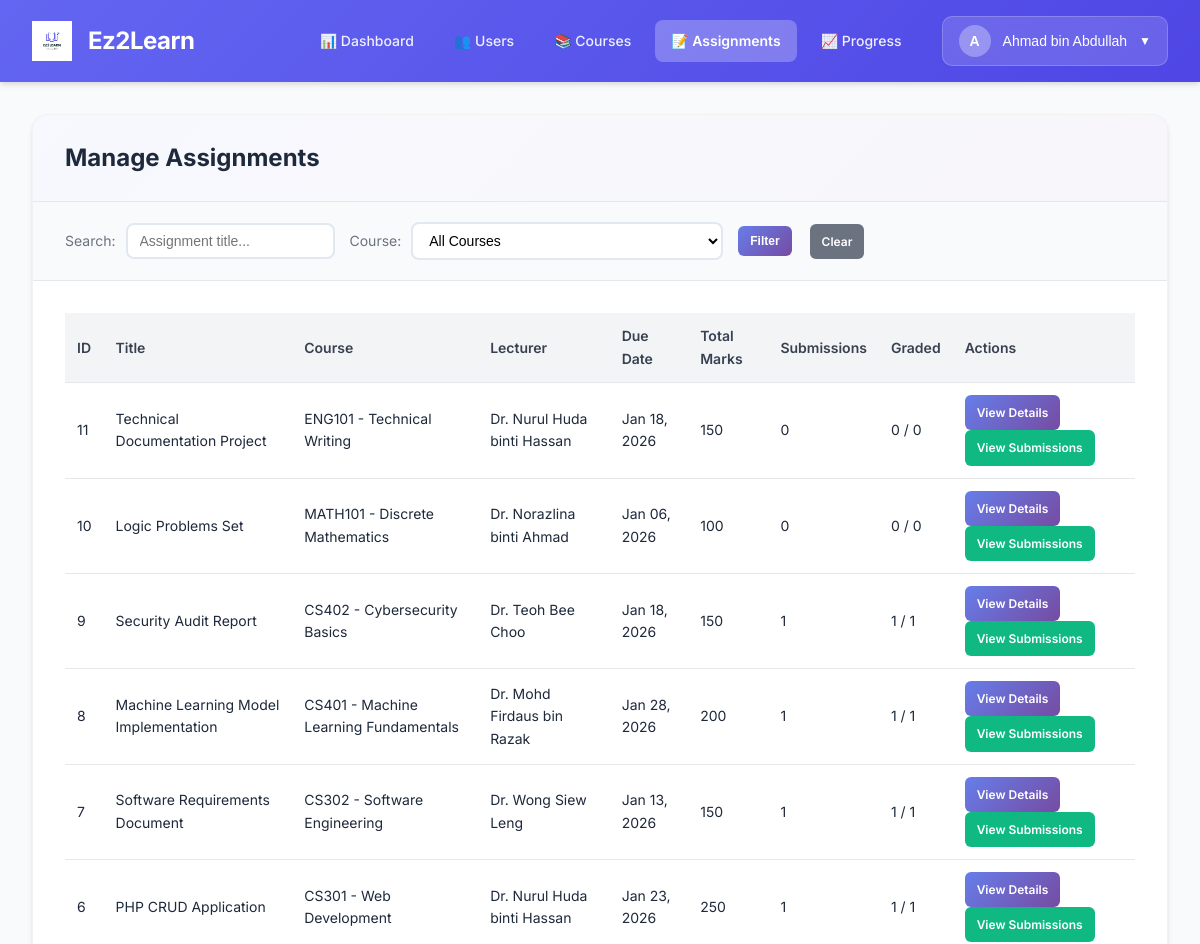
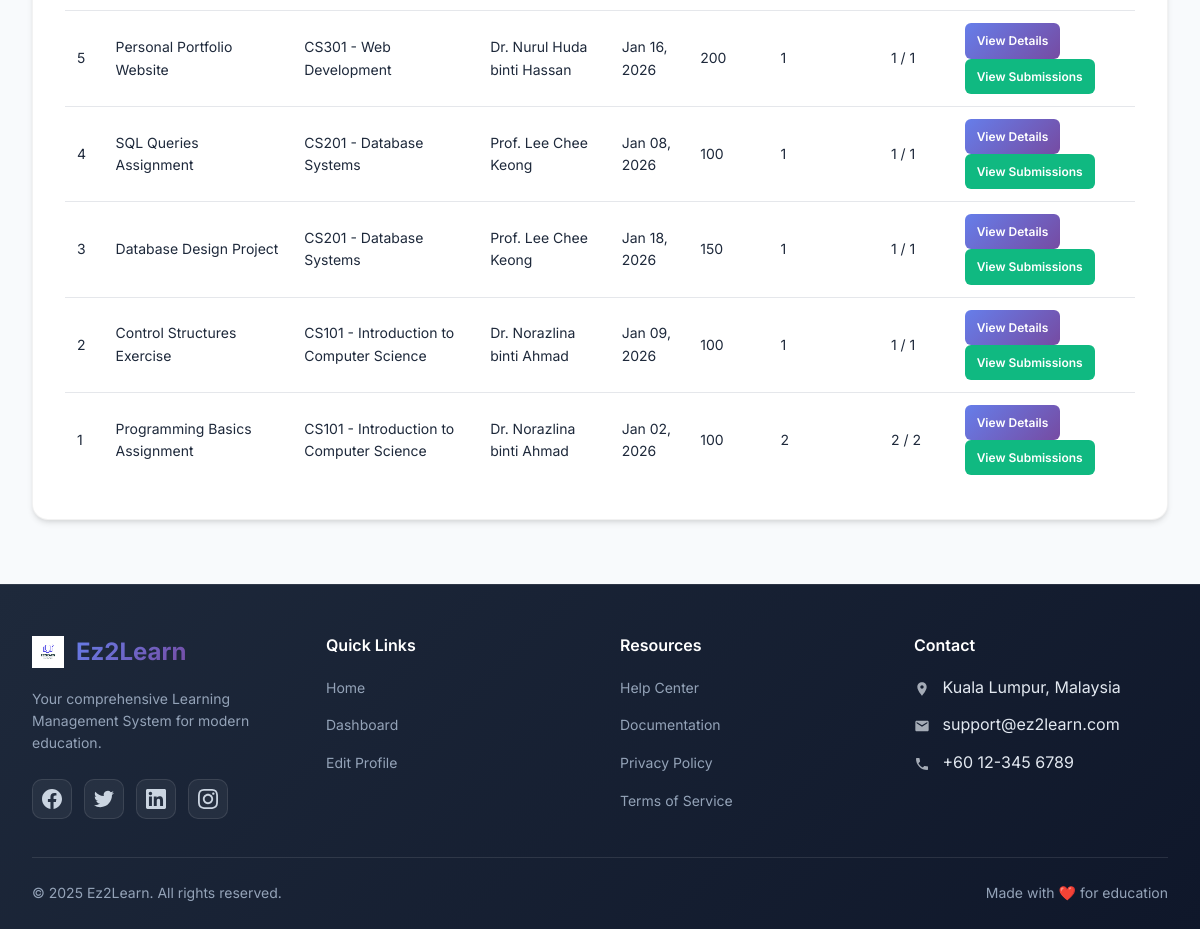
The app's page /admin/module-assignments/index.php (signed in) with its own data (2 pictures, top to bottom).
### tables this page shows
CREATE TABLE assignments (
    assignment_id INT AUTO_INCREMENT PRIMARY KEY,
    course_id INT NOT NULL,
    lecturer_id INT NOT NULL,
    title VARCHAR(150) NOT NULL,
    description TEXT,
    due_date DATE,
    total_marks INT,
    FOREIGN KEY (course_id) REFERENCES courses(course_id),
    FOREIGN KEY (lecturer_id) REFERENCES users(user_id)
);

CREATE TABLE courses (
    course_id INT AUTO_INCREMENT PRIMARY KEY,
    course_code VARCHAR(20) UNIQUE NOT NULL,
    course_name VARCHAR(100) NOT NULL,
    description TEXT,
    status ENUM('open','closed') DEFAULT 'open'
);

CREATE TABLE users (
    user_id INT AUTO_INCREMENT PRIMARY KEY,
    name VARCHAR(100) NOT NULL,
    email VARCHAR(100) UNIQUE NOT NULL,
    password VARCHAR(255) NOT NULL,
    role ENUM('admin','lecturer','student') NOT NULL,
    status ENUM('active','inactive') DEFAULT 'active',
    created_at TIMESTAMP DEFAULT CURRENT_TIMESTAMP
);

### admin/module-assignments/index.php (the view, shortened to what this page needs)
<?php
$db_host = 'localhost';
$db_user = 'root';
$db_pass = '';
$db_name = 'ez2learn';
$conn = mysqli_connect($db_host, $db_user, $db_pass, $db_name);
$search = $_GET['search'] ?? '';
$where_conditions = [];
$where_clause = !empty($where_conditions) ? 'WHERE ' . implode(' AND ', $where_conditions) : '';
$query = "
    SELECT
        a.assignment_id, a.title, a.description, a.due_date, a.total_marks,
        c.course_code, c.course_name,
        u.name as lecturer_name,
        COUNT(DISTINCT s.student_id) as submission_count,
        COUNT(DISTINCT CASE WHEN s.marks IS NOT NULL THEN s.student_id END) as graded_count
    FROM assignments a
    LEFT JOIN courses c ON a.course_id = c.course_id
    LEFT JOIN users u ON a.lecturer_id = u.user_id
    LEFT JOIN submissions s ON a.assignment_id = s.assignment_id
    $where_clause
    GROUP BY a.assignment_id
    ORDER BY a.assignment_id DESC
";
$stmt = mysqli_prepare($conn, $query);
mysqli_stmt_execute($stmt);
$result = mysqli_stmt_get_result($stmt);
$assignments = mysqli_fetch_all($result, MYSQLI_ASSOC);
require_once '../../includes/header-admin.php';
?>
    <div class="container">
        <div class="page-container">
            <div class="page-header">
                <h1 class="page-title">Manage Assignments</h1>
            </div>
            <div class="filters">
                <form method="GET" style="display: flex; gap: 15px; flex-wrap: wrap; width: 100%;">
                    <div class="filter-group">
                        <label>Search:</label>
                        <input type="text" name="search" value="<?php echo htmlspecialchars($search); ?>" placeholder="Assignment title...">
                    </div>
                    <div class="filter-group">
                        <label>Course:</label>
                        <select name="course_filter">
                            <option value="0">All Courses</option>
                        </select>
                    </div>
                    <div class="filter-group">
                        <button type="submit" class="btn-action btn-view">Filter</button>
                        <a href="index.php" class="btn-action btn-submissions" style="background: #6b7280;">Clear</a>
                    </div>
                </form>
            </div>
            <div class="content">
                <div class="table-wrapper">
                    <table>
                        <thead>
                            <tr>
                                <th>ID</th>
                                <th>Title</th>
                                <th>Course</th>
                                <th>Lecturer</th>
                                <th>Due Date</th>
                                <th>Total Marks</th>
                                <th>Submissions</th>
                                <th>Graded</th>
                                <th>Actions</th>
                            </tr>
                        </thead>
                        <tbody>
                            <?php if (empty($assignments)): ?>
                                <tr>
                                    <td colspan="9" style="text-align: center; padding: 40px; color: #6b7280;">No assignments found</td>
                                </tr>
                            <?php else: ?>
                                <?php foreach ($assignments as $assignment): ?>
                                    <tr>
                                        <td><?php echo $assignment['assignment_id']; ?></td>
                                        <td><?php echo htmlspecialchars($assignment['title']); ?></td>
                                        <td><?php echo htmlspecialchars($assignment['course_code'] . ' - ' . $assignment['course_name']); ?></td>
                                        <td><?php echo htmlspecialchars($assignment['lecturer_name'] ?? 'N/A'); ?></td>
                                        <td><?php echo $assignment['due_date'] ? date('M d, Y', strtotime($assignment['due_date'])) : 'N/A'; ?></td>
                                        <td><?php echo $assignment['total_marks'] ?? 'N/A'; ?></td>
                                        <td><?php echo $assignment['submission_count']; ?></td>
                                        <td><?php echo $assignment['graded_count']; ?> / <?php echo $assignment['submission_count']; ?></td>
                                        <td>
                                            <a href="view-assignment.php?assignment_id=<?php echo $assignment['assignment_id']; ?>" class="btn-action btn-view">View Details</a>
                                            <a href="view-submissions.php?assignment_id=<?php echo $assignment['assignment_id']; ?>" class="btn-action btn-submissions">View Submissions</a>
                                        </td>
                                    </tr>
                                <?php endforeach; ?>
                            <?php endif; ?>
                        </tbody>
                    </table>
                </div>
            </div>
        </div>
    </div>
<?php require_once '../../includes/footer.php'; ?>

### records on screen
assignments: assignment_id "11", title "Technical Documentation Project", course.course_name "ENG101 - Technical Writing", lecturer.name "Dr. Nurul Huda binti Hassan", due_date "Jan 18, 2026", total_marks "150", submission_count "0", graded_count "0"
assignments: assignment_id "10", title "Logic Problems Set", course.course_name "MATH101 - Discrete Mathematics", lecturer.name "Dr. Norazlina binti Ahmad", due_date "Jan 06, 2026", total_marks "100", submission_count "0", graded_count "0"
assignments: assignment_id "9", title "Security Audit Report", course.course_name "CS402 - Cybersecurity Basics", lecturer.name "Dr. Teoh Bee Choo", due_date "Jan 18, 2026", total_marks "150", submission_count "1", graded_count "1"
assignments: assignment_id "8", title "Machine Learning Model Implementation", course.course_name "CS401 - Machine Learning Fundamentals", lecturer.name "Dr. Mohd Firdaus bin Razak", due_date "Jan 28, 2026", total_marks "200", submission_count "1", graded_count "1"
assignments: assignment_id "7", title "Software Requirements Document", course.course_name "CS302 - Software Engineering", lecturer.name "Dr. Wong Siew Leng", due_date "Jan 13, 2026", total_marks "150", submission_count "1", graded_count "1"
assignments: assignment_id "6", title "PHP CRUD Application", course.course_name "CS301 - Web Development", lecturer.name "Dr. Nurul Huda binti Hassan", due_date "Jan 23, 2026", total_marks "250", submission_count "1", graded_count "1"
assignments: assignment_id "5", title "Personal Portfolio Website", course.course_name "CS301 - Web Development", lecturer.name "Dr. Nurul Huda binti Hassan", due_date "Jan 16, 2026", total_marks "200", submission_count "1", graded_count "1"
assignments: assignment_id "4", title "SQL Queries Assignment", course.course_name "CS201 - Database Systems", lecturer.name "Prof. Lee Chee Keong", due_date "Jan 08, 2026", total_marks "100", submission_count "1", graded_count "1"
assignments: assignment_id "3", title "Database Design Project", course.course_name "CS201 - Database Systems", lecturer.name "Prof. Lee Chee Keong", due_date "Jan 18, 2026", total_marks "150", submission_count "1", graded_count "1"
assignments: assignment_id "2", title "Control Structures Exercise", course.course_name "CS101 - Introduction to Computer Science", lecturer.name "Dr. Norazlina binti Ahmad", due_date "Jan 09, 2026", total_marks "100", submission_count "1", graded_count "1"
assignments: assignment_id "1", title "Programming Basics Assignment", course.course_name "CS101 - Introduction to Computer Science", lecturer.name "Dr. Norazlina binti Ahmad", due_date "Jan 02, 2026", total_marks "100", submission_count "2", graded_count "2"

### other values on screen
substr($user_name, 0, 1) "A"
$user_name "Ahmad bin Abdullah"
